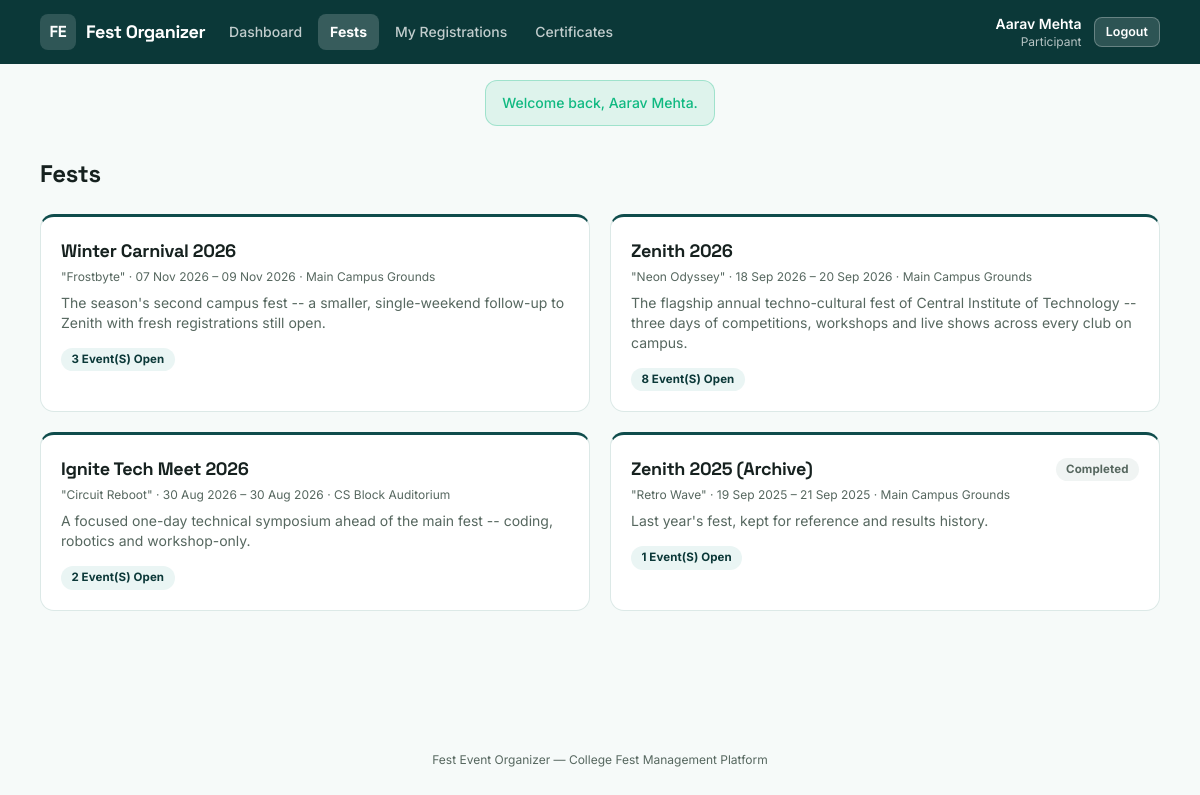
The page /index.php?route=participant/fests (signed in) on the database its author committed.
### tables this page shows
CREATE TABLE fests (
    id            INT AUTO_INCREMENT PRIMARY KEY,
    name          VARCHAR(150) NOT NULL,
    slug          VARCHAR(150) NOT NULL UNIQUE,
    description   TEXT NOT NULL,
    theme         VARCHAR(100) NOT NULL,
    start_date    DATE NOT NULL,
    end_date      DATE NOT NULL,
    venue         VARCHAR(150) NOT NULL,
    status        ENUM('draft', 'published', 'completed') NOT NULL DEFAULT 'draft',
    created_by    INT NOT NULL,
    created_at    TIMESTAMP NOT NULL DEFAULT CURRENT_TIMESTAMP,
    FOREIGN KEY (created_by) REFERENCES users(id)
);

### app/controllers/ParticipantController.php (called while the page is built, shortened)
<?php
require_once __DIR__ . '/../models/Fest.php';
class ParticipantController
{
    public function fests(): void
    {
        $fests = Fest::published();
        require __DIR__ . '/../views/participant/fests.php';
    }
}

### public/index.php (called while the page is built, shortened)
<?php
require_once __DIR__ . '/../core/helpers.php';
require_once __DIR__ . '/../core/Database.php';
require_once __DIR__ . '/../app/models/Fest.php';
require_once __DIR__ . '/../app/controllers/ParticipantController.php';
$router = new Router();
$router->get('login', fn() => (new AuthController())->showLogin());
$router->post('login', fn() => (new AuthController())->login());
$router->get('register', fn() => (new AuthController())->showRegister());
$router->post('register', fn() => (new AuthController())->register());
$router->post('logout', fn() => (new AuthController())->logout());
$router->get('admin/dashboard', fn() => (new AdminController())->dashboard());
$router->get('admin/fests', fn() => (new AdminController())->fests());
$router->post('admin/fests/store', fn() => (new AdminController())->festStore());
$router->post('admin/fests/update', fn() => (new AdminController())->festUpdate());
$router->post('admin/fests/status', fn() => (new AdminController())->festStatus());
$router->get('admin/clubs', fn() => (new AdminController())->clubs());
$router->post('admin/clubs/store', fn() => (new AdminController())->clubStore());
$router->post('admin/clubs/status', fn() => (new AdminController())->clubStatus());
$router->get('admin/events', fn() => (new AdminController())->events());
$router->post('admin/events/approve', fn() => (new AdminController())->eventApprove());
$router->post('admin/events/reject', fn() => (new AdminController())->eventReject());
$router->get('admin/clashes', fn() => (new AdminController())->clashes());
$router->get('admin/results', fn() => (new AdminController())->results());
$router->get('organizer/dashboard', fn() => (new OrganizerController())->dashboard());
$router->get('organizer/events', fn() => (new OrganizerController())->events());
$router->get('organizer/events/new', fn() => (new OrganizerController())->eventNew());
$router->post('organizer/events/store', fn() => (new OrganizerController())->eventStore());
$router->get('organizer/events/edit', fn() => (new OrganizerController())->eventEdit());
$router->post('organizer/events/update', fn() => (new OrganizerController())->eventUpdate());
$router->get('organizer/events/roster', fn() => (new OrganizerController())->roster());
$router->post('organizer/registrations/verify', fn() => (new OrganizerController())->verifyEpass());
$router->get('organizer/events/results', fn() => (new OrganizerController())->resultsForm());
$router->post('organizer/results/store', fn() => (new OrganizerController())->resultStore());
$router->post('organizer/results/delete', fn() => (new OrganizerController())->resultDelete());
$router->get('organizer/club', fn() => (new OrganizerController())->profile());
$router->post('organizer/club/update', fn() => (new OrganizerController())->profileUpdate());
$router->get('organizer/fests', fn() => (new OrganizerController())->browseFests());
$router->get('organizer/fests/show', fn() => (new OrganizerController())->browseFestShow());
$router->get('participant/dashboard', fn() => (new ParticipantController())->dashboard());
$router->get('participant/fests', fn() => (new ParticipantController())->fests());
$router->get('participant/fests/show', fn() => (new ParticipantController())->festShow());
$router->get('participant/events/show', fn() => (new ParticipantController())->eventShow());
$router->post('participant/events/register', fn() => (new ParticipantController())->register());
$router->get('participant/registrations', fn() => (new ParticipantController())->registrations());
$router->post('participant/registrations/cancel', fn() => (new ParticipantController())->registrationCancel());
$router->get('participant/registrations/epass', fn() => (new ParticipantController())->epass());
$router->get('participant/certificates', fn() => (new ParticipantController())->certificates());
$router->get('participant/certificates/show', fn() => (new ParticipantController())->certificateShow());
$route = $_GET['route'] ?? '';
$router->dispatch($_SERVER['REQUEST_METHOD'], $route);

### core/Router.php (called while the page is built, shortened)
<?php
class Router
{
    private array $routes = ['GET' => [], 'POST' => []];
    public function get(string $route, callable $handler): void
    {
        $this->routes['GET'][$route] = $handler;
    }
    public function post(string $route, callable $handler): void
    {
        $this->routes['POST'][$route] = $handler;
    }
    public function dispatch(string $method, string $route): void
    {
        $handler = $this->routes[$method][$route] ?? null;
        try {
            $handler();
        } catch (Throwable $e) {
            error_log($e->getMessage());
            http_response_code(500);
            require __DIR__ . '/../app/views/errors/500.php';
        }
    }
}

### core/Database.php (called while the page is built)
<?php
class Database
{
    private static ?PDO $instance = null;
    public static function connect(): PDO
    {
        if (self::$instance === null) {
            $config = require __DIR__ . '/../config/database.php';
            $dsn = sprintf(
                'mysql:host=%s;port=%d;dbname=%s;charset=%s',
                $config['host'],
                $config['port'],
                $config['database'],
                $config['charset']
            );
            self::$instance = new PDO($dsn, $config['username'], $config['password'], [
                PDO::ATTR_ERRMODE            => PDO::ERRMODE_EXCEPTION,
                PDO::ATTR_DEFAULT_FETCH_MODE => PDO::FETCH_ASSOC,
                PDO::ATTR_EMULATE_PREPARES   => false,
            ]);
        }
        return self::$instance;
    }
}

### app/models/Fest.php (called while the page is built, shortened)
<?php
require_once __DIR__ . '/../../core/Database.php';
class Fest
{
    public static function published(): array
    {
        $stmt = Database::connect()->query(
            "SELECT f.*, (SELECT COUNT(*) FROM events e WHERE e.fest_id = f.id AND e.status = 'approved') AS event_count
             FROM fests f WHERE f.status IN ('published', 'completed') ORDER BY f.start_date DESC"
        );
        return $stmt->fetchAll();
    }
}

### core/helpers.php (called while the page is built, shortened)
<?php
function e(?string $value): string
{
    return htmlspecialchars($value ?? '', ENT_QUOTES, 'UTF-8');
}
function format_date(?string $date): string
{
    $ts = strtotime($date);
    return $ts === false ? '-' : date('d M Y', $ts);
}

### app/views/participant/fests.php (the view, shortened to what this page needs)
<?php $pageTitle = 'Fests'; require __DIR__ . '/../partials/header.php'; require __DIR__ . '/../partials/navbar.php'; require __DIR__ . '/../partials/flash.php'; ?>
<main class="max-w-6xl mx-auto px-4 py-8 flex-1 w-full">
    <h1 class="font-display text-2xl font-bold mb-6">Fests</h1>
    <div class="grid sm:grid-cols-2 gap-5">
        <?php foreach ($fests as $f): ?>
            <a href="/index.php?route=participant/fests/show&id=<?= (int)$f['id'] ?>" class="event-card block">
                <div class="flex items-center justify-between mb-1">
                    <h2 class="font-display text-lg font-bold"><?= e($f['name']) ?></h2>
                    <?php if ($f['status'] === 'completed'): ?><span class="badge badge-slate">completed</span><?php endif; ?>
                </div>
                <p class="text-xs text-slateink mb-2">"<?= e($f['theme']) ?>" &middot; <?= format_date($f['start_date']) ?> &ndash; <?= format_date($f['end_date']) ?> &middot; <?= e($f['venue']) ?></p>
                <p class="text-sm text-slateink mb-3"><?= e($f['description']) ?></p>
                <span class="badge badge-teal"><?= (int)$f['event_count'] ?> event(s) open</span>
            </a>
        <?php endforeach; ?>
    </div>
</main>
<?php require __DIR__ . '/../partials/footer.php'; ?>

### public/assets/css/style.css (style rules this page uses)
* { box-sizing: border-box; }
h1, h2, h3, h4, .font-display { font-family: 'Space Grotesk', sans-serif; letter-spacing: -0.015em; }
.badge { display:inline-flex; align-items:center; gap: .3rem; padding: 0.2rem 0.65rem; border-radius: 999px; font-size: 0.72rem; font-weight: 700; letter-spacing: 0.01em; text-transform: capitalize; }
.badge-teal { background: #EAF5F4; color: #0B3838; }
.badge-slate { background: #F0F4F3; color: #56675F; }
.event-card { background: #fff; border: 1px solid #DCE9E7; border-radius: 14px; padding: 1.25rem; border-top: 3px solid #0F4C4C; transition: box-shadow .18s, transform .18s; }

### rows shown on the page
fests: name "Winter Carnival 2026", theme "Frostbyte", start_date "07 Nov 2026", end_date "09 Nov 2026", venue "Main Campus Grounds", description "The season's second campus fest -- a smaller, single-weekend follow-up to Zenith with fresh registrations still open.", event_count "3"
fests: name "Zenith 2026", theme "Neon Odyssey", start_date "18 Sep 2026", end_date "20 Sep 2026", venue "Main Campus Grounds", description "The flagship annual techno-cultural fest of Central Institute of Technology -- three days of competitions, workshops and live shows across every club on campus.", event_count "8"
fests: name "Ignite Tech Meet 2026", theme "Circuit Reboot", start_date "30 Aug 2026", end_date "30 Aug 2026", venue "CS Block Auditorium", description "A focused one-day technical symposium ahead of the main fest -- coding, robotics and workshop-only.", event_count "2"
fests: name "Zenith 2025 (Archive)", status "Completed", theme "Retro Wave", start_date "19 Sep 2025", end_date "21 Sep 2025", venue "Main Campus Grounds", description "Last year's fest, kept for reference and results history.", event_count "1"

### other values the page prints
$label "Dashboard"
$label "Fests"
$label "My Registrations"
$label "Certificates"
Auth::name() "Aarav Mehta"
str_replace('_', ' ', $role ?? '') "Participant"
$success "Welcome back, Aarav Mehta."
